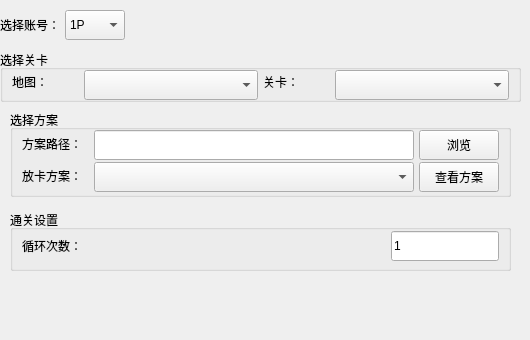
<?xml version="1.0" encoding="UTF-8"?>
<ui version="4.0">
 <class>LoopSkillParam</class>
 <widget class="QWidget" name="LoopSkillParam">
  <property name="geometry">
   <rect>
    <x>0</x>
    <y>0</y>
    <width>530</width>
    <height>340</height>
   </rect>
  </property>
  <property name="windowTitle">
   <string>Form</string>
  </property>
  <widget class="QWidget" name="widget_select_player" native="true">
   <property name="geometry">
    <rect>
     <x>0</x>
     <y>10</y>
     <width>530</width>
     <height>30</height>
    </rect>
   </property>
   <layout class="QHBoxLayout" name="horizontalLayout_select_player">
    <property name="spacing">
     <number>5</number>
    </property>
    <property name="topMargin">
     <number>0</number>
    </property>
    <property name="bottomMargin">
     <number>0</number>
    </property>
    <item>
     <widget class="QLabel" name="label_select_player">
      <property name="text">
       <string>选择账号：</string>
      </property>
     </widget>
    </item>
    <item>
     <widget class="QComboBox" name="comboBox_select_player">
      <property name="minimumSize">
       <size>
        <width>60</width>
        <height>30</height>
       </size>
      </property>
      <item>
       <property name="text">
        <string>1P</string>
       </property>
      </item>
      <item>
       <property name="text">
        <string>2P</string>
       </property>
      </item>
     </widget>
    </item>
    <item>
     <spacer name="horizontalSpacer_select_player">
      <property name="orientation">
       <enum>Qt::Horizontal</enum>
      </property>
      <property name="sizeHint" stdset="0">
       <size>
        <width>398</width>
        <height>20</height>
       </size>
      </property>
     </spacer>
    </item>
   </layout>
  </widget>
  <widget class="QGroupBox" name="groupBox_select_level">
   <property name="geometry">
    <rect>
     <x>0</x>
     <y>50</y>
     <width>521</width>
     <height>52</height>
    </rect>
   </property>
   <property name="title">
    <string>选择关卡</string>
   </property>
   <layout class="QHBoxLayout" name="horizontalLayout_select_level" stretch="1,2,1,2">
    <property name="spacing">
     <number>5</number>
    </property>
    <property name="leftMargin">
     <number>9</number>
    </property>
    <property name="topMargin">
     <number>0</number>
    </property>
    <property name="bottomMargin">
     <number>5</number>
    </property>
    <item>
     <widget class="QLabel" name="label_zone">
      <property name="maximumSize">
       <size>
        <width>67</width>
        <height>16777215</height>
       </size>
      </property>
      <property name="text">
       <string>地图：</string>
      </property>
     </widget>
    </item>
    <item>
     <widget class="QComboBox" name="comboBox_zone">
      <property name="minimumSize">
       <size>
        <width>0</width>
        <height>30</height>
       </size>
      </property>
     </widget>
    </item>
    <item>
     <widget class="QLabel" name="label_level">
      <property name="maximumSize">
       <size>
        <width>67</width>
        <height>16777215</height>
       </size>
      </property>
      <property name="text">
       <string>关卡：</string>
      </property>
     </widget>
    </item>
    <item>
     <widget class="QComboBox" name="comboBox_level">
      <property name="minimumSize">
       <size>
        <width>0</width>
        <height>30</height>
       </size>
      </property>
     </widget>
    </item>
   </layout>
  </widget>
  <widget class="QGroupBox" name="groupBox_select_plan">
   <property name="geometry">
    <rect>
     <x>10</x>
     <y>110</y>
     <width>501</width>
     <height>87</height>
    </rect>
   </property>
   <property name="title">
    <string>选择方案</string>
   </property>
   <layout class="QGridLayout" name="gridLayout_select_plan">
    <property name="topMargin">
     <number>0</number>
    </property>
    <property name="bottomMargin">
     <number>5</number>
    </property>
    <property name="spacing">
     <number>5</number>
    </property>
    <item row="0" column="0">
     <widget class="QLabel" name="label_plan_path">
      <property name="minimumSize">
       <size>
        <width>67</width>
        <height>0</height>
       </size>
      </property>
      <property name="maximumSize">
       <size>
        <width>67</width>
        <height>30</height>
       </size>
      </property>
      <property name="text">
       <string>方案路径：</string>
      </property>
     </widget>
    </item>
    <item row="0" column="1">
     <widget class="QLineEdit" name="lineEdit_plan_path">
      <property name="minimumSize">
       <size>
        <width>0</width>
        <height>30</height>
       </size>
      </property>
     </widget>
    </item>
    <item row="0" column="2">
     <widget class="QPushButton" name="pushButton_plan_path">
      <property name="minimumSize">
       <size>
        <width>80</width>
        <height>30</height>
       </size>
      </property>
      <property name="maximumSize">
       <size>
        <width>80</width>
        <height>30</height>
       </size>
      </property>
      <property name="text">
       <string>浏览</string>
      </property>
     </widget>
    </item>
    <item row="1" column="0">
     <widget class="QLabel" name="label_1p_plan">
      <property name="maximumSize">
       <size>
        <width>67</width>
        <height>30</height>
       </size>
      </property>
      <property name="text">
       <string>放卡方案：</string>
      </property>
     </widget>
    </item>
    <item row="1" column="1">
     <widget class="QComboBox" name="comboBox_1p_plan">
      <property name="minimumSize">
       <size>
        <width>0</width>
        <height>30</height>
       </size>
      </property>
     </widget>
    </item>
    <item row="1" column="2">
     <widget class="QPushButton" name="pushButton_view_plan">
      <property name="minimumSize">
       <size>
        <width>80</width>
        <height>30</height>
       </size>
      </property>
      <property name="maximumSize">
       <size>
        <width>80</width>
        <height>30</height>
       </size>
      </property>
      <property name="text">
       <string>查看方案</string>
      </property>
     </widget>
    </item>
   </layout>
  </widget>
  <widget class="QGroupBox" name="groupBox_level_setting">
   <property name="geometry">
    <rect>
     <x>10</x>
     <y>210</y>
     <width>501</width>
     <height>61</height>
    </rect>
   </property>
   <property name="title">
    <string>通关设置</string>
   </property>
   <layout class="QGridLayout" name="gridLayout_level_setting" rowstretch="0" columnstretch="1,0">
    <property name="topMargin">
     <number>0</number>
    </property>
    <property name="bottomMargin">
     <number>5</number>
    </property>
    <property name="spacing">
     <number>5</number>
    </property>
    <item row="0" column="0">
     <widget class="QLabel" name="label_loop_count">
      <property name="text">
       <string>循环次数：</string>
      </property>
     </widget>
    </item>
    <item row="0" column="1">
     <widget class="QLineEdit" name="lineEdit_loop_count">
      <property name="minimumSize">
       <size>
        <width>0</width>
        <height>30</height>
       </size>
      </property>
      <property name="text">
       <string>1</string>
      </property>
     </widget>
    </item>
   </layout>
  </widget>
 </widget>
 <resources/>
 <connections/>
</ui>
